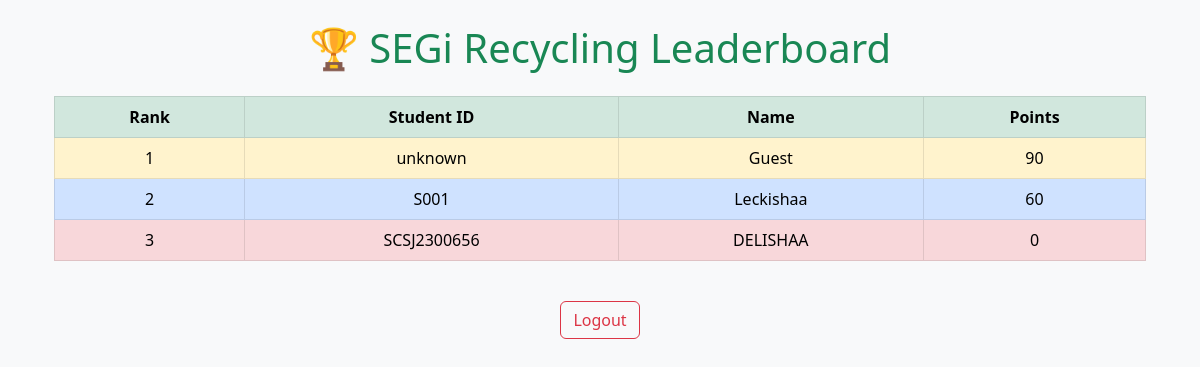
/leaderboard (signed in), run on the app's committed database.
### tables this page shows
CREATE TABLE submissions (
            id INTEGER PRIMARY KEY AUTOINCREMENT,
            student_id TEXT,
            student_name TEXT,
            predicted_label TEXT,
            points INTEGER,
            user_type TEXT,
            date_submitted TIMESTAMP
        );

### dashboard/app.py (the view)
@app.route('/leaderboard')
def leaderboard():
    if not session.get('logged_in'):
        return redirect(url_for('login'))
    leaderboard, history, counts = get_data()
    return render_template('leaderboard.html', leaderboard=leaderboard)

### dashboard/app.py (called while the page is built)
def get_data():
    conn = sqlite3.connect(DB_PATH)
    cursor = conn.cursor()
    cursor.execute('''
        SELECT student_id, student_name, SUM(points) as total_points
        FROM submissions
        GROUP BY student_id, student_name
        ORDER BY total_points DESC
    ''')
    leaderboard = cursor.fetchall()
    cursor.execute('''
        SELECT student_id, student_name, predicted_label, points, date_submitted
        FROM submissions
        ORDER BY date_submitted DESC
    ''')
    history = cursor.fetchall()
    cursor.execute('SELECT predicted_label FROM submissions')
    all_labels = cursor.fetchall()
    counts = Counter(lable[0] for lable in all_labels)
    conn.close()
    return leaderboard, history, counts

### dashboard/templates/leaderboard.html (shortened to what this page needs)
<!DOCTYPE html>
<html lang="en">
<head>
    <link href="https://cdn.jsdelivr.net/npm/bootstrap@5.3.0/dist/css/bootstrap.min.css" rel="stylesheet">
</head>
<body class="bg-light">
    <div class="container text-center p-4">
        <h1 class="text-success mb-4">🏆 SEGi Recycling Leaderboard</h1>
        <table class="table table-bordered table-hover">
            <thead class="table-success">
                <tr>
                    <th>Rank</th>
                    <th>Student ID</th>
                    <th>Name</th>
                    <th>Points</th>
                </tr>
            </thead>
<tbody>
    {% for student in leaderboard %}
    <tr class="{% if loop.index0 == 0 %}table-warning{% elif loop.index0 == 1 %}table-primary{% elif loop.index0 == 2 %}table-danger{% endif %}">
        <td>{{ loop.index }}</td>
        <td>{{ student[0] }}</td>
        <td>{{ student[1] }}</td>
        <td>{{ student[2] }}</td>
    </tr>
    {% endfor %}
</tbody>
        </table>
        <a href="{{ url_for('logout') }}" class="btn btn-outline-danger mt-4">Logout</a>
    </div>
</body>
</html>

### data on the page
submissions: student "SCSJ2300656", student_name "DELISHAA", points "0"

### other printed values
{{ student[0] }} "unknown" "S001"
{{ student[1] }} "Guest" "Leckishaa"
{{ student[2] }} "90" "60"
